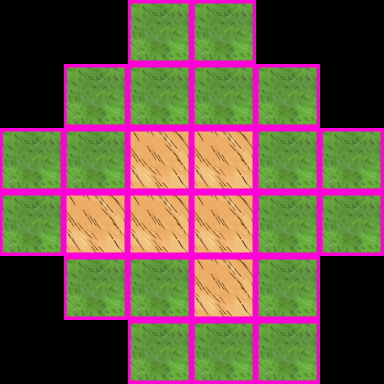

A 2D game scene composited from a Tiled map and its tileset images. What follows is a short description and the map's XML, with each tile layer's data collapsed to a summary:
An orthogonal 6x6 tile map with 64x64 px tiles, 1 tile layer (BG_TILES) and 5 objects (3x log_chunk, item, lootcontainer_duffel).

<map version="1.0" orientation="orthogonal" width="6" height="6" tilewidth="64" tileheight="64">
 <tileset firstgid="1" source="dont_starve/ground.tsx" />
 <layer name="BG_TILES" width="6" height="6">
  <data>[36 cells, 25 non-empty, 2 distinct tile ids]</data>
 </layer>
 <objectgroup name="FG_OBJECTS" width="6" height="6">
  <object type="item" x="158" y="159" />
  <object type="log_chunk" x="233" y="147" />
  <object type="lootcontainer_duffel" x="209" y="122" />
  <object type="log_chunk" x="244" y="163" />
  <object type="log_chunk" x="223" y="197" />
 </objectgroup>
</map>
